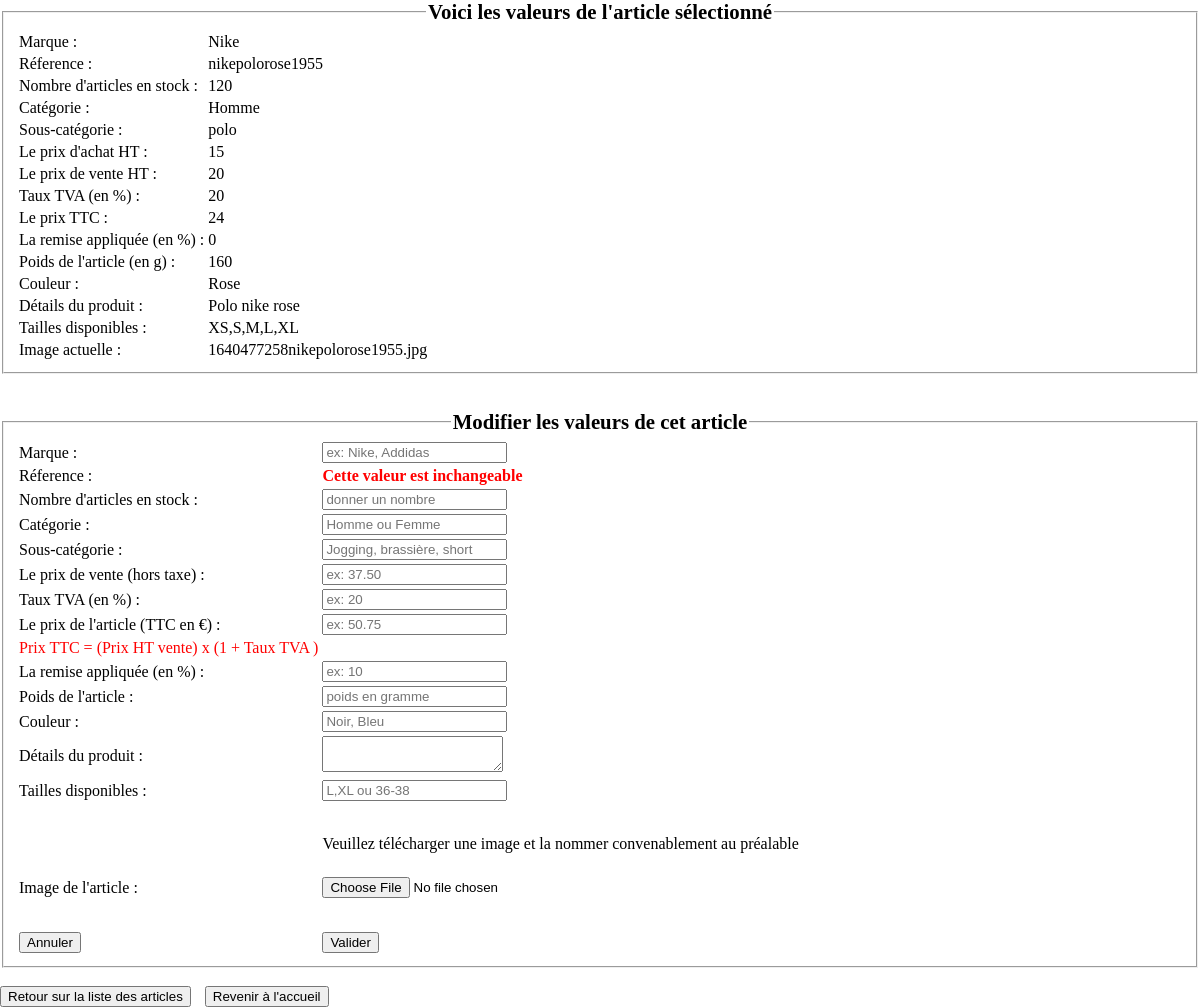
The app's page /espace_Admin/modifier_Article.php?reference=nikepolorose1955 with its own data.
### tables this page shows
CREATE TABLE `products` (
  `id` int(11) NOT NULL,
  `marque` varchar(255) NOT NULL,
  `image` text NOT NULL,
  `reference` text NOT NULL,
  `description` text NOT NULL,
  `couleur` text NOT NULL,
  `taille` text NOT NULL,
  `categorie` varchar(11) NOT NULL,
  `sous_categorie` varchar(255) NOT NULL,
  `nombre_stock` int(11) NOT NULL DEFAULT 1,
  `poids` int(11) NOT NULL DEFAULT 0,
  `prix_achat_HT` float NOT NULL,
  `prix_vente_HT` float NOT NULL DEFAULT 0,
  `priceTTC` float NOT NULL,
  `tauxTVA` float NOT NULL,
  `remise` int(11) NOT NULL DEFAULT 0
);

### espace_Admin/modifier_Article.php (the view, shortened to what this page needs)
<?php
require('../src/connect.php');
if(isset($_GET['reference']) AND !empty($_GET['reference'])){
    $getRef= $_GET['reference'];
    $recupArticle = $db->prepare('SELECT *from products where reference = ?');
    $recupArticle->execute(array($getRef));
    if($recupArticle->rowCount() > 0){
        $article_Infos = $recupArticle->fetch();
        $marque_Vêtement = $article_Infos['marque'];
        $nbr_Vêtement = $article_Infos['nombre_stock'];
        $categorie_Vêtement = $article_Infos['categorie'];
        $sousCat_Vêtement = $article_Infos['sous_categorie'];
        $prixAchat_Vêtement = $article_Infos['prix_achat_HT'];
        $prixVente_Vêtement = $article_Infos['prix_vente_HT'];
        $tauxTVA = $article_Infos['tauxTVA'];
        $prixTTC_Vêtement = $article_Infos['priceTTC'];
        $remise_Vêtement = $article_Infos['remise'];
        $poids_Vêtement = $article_Infos['poids'];
        $couleur_Vêtement = $article_Infos['couleur'];
        $taille_Vêtement = $article_Infos['taille'];
        $description_Vêtement = $article_Infos['description'];
        $image_Vêtement = $article_Infos['image'];
    }else{
        echo "Aucun article n'a été trouvé";
    }
}else{
    "La référence n'a pas été récupéré ";
}
?>
<!DOCTYPE html>
<html lang="en">
<head>
    <link rel="stylesheet" href="style/stylesheet.css" >
</head>
<body>
    <form method="POST" action="" enctype="multipart/form-data">
        <fieldset>
            <legend style="font-weight:bold; font-size:1.3em;">Voici les valeurs de l'article sélectionné</legend>
            <table style="text-align: initial;">
                    <tr>
                        <td> Marque :</a> </td>
                        <td> <?= $marque_Vêtement?> </td>
                    </tr>
                    <tr>
                        <td> Réference : </td>
                        <td> <?= $getRef?> </td>
                    </tr>
                    <tr>
                        <td> Nombre d'articles en stock : </td>
                        <td> <?= $nbr_Vêtement?> </td>
                    </tr>
                    <tr>
                        <td> Catégorie : </td>
                        <td> <?= $categorie_Vêtement?> </td>
                    </tr>
                    <tr>
                        <td> Sous-catégorie : </td>
                        <td> <?= $sousCat_Vêtement?> </td>
                    </tr>
                    <tr>
                        <td> Le prix d'achat HT : </td>
                        <td> <?= $prixAchat_Vêtement?> </td>
                    </tr>
                    <tr>
                        <td> Le prix de vente HT : </td>
                        <td> <?= $prixVente_Vêtement?> </td>
                    </tr>
                    <tr>
                        <td> Taux TVA (en %) : </td>
                        <td> <?= $tauxTVA?> </td>
                    </tr>
                    <tr>
                        <td> Le prix TTC : </td>
                        <td> <?= $prixTTC_Vêtement?> </td>
                    </tr>
                    <tr>
                        <td> La remise appliquée (en %) : </td>
                        <td> <?= $remise_Vêtement?> </td>
                    </tr>
                    <tr>
                        <td> Poids de l'article (en g) : </td>
                        <td> <?= $poids_Vêtement?> </td>
                    </tr>
                    <tr>
                        <td> Couleur : </td>
                        <td> <?= $couleur_Vêtement?> </td>
                    </tr>
                    <tr>
                        <td> Détails du produit : </td>
                        <td> <?= $description_Vêtement?> </td>
                    </tr>
                    <tr>
                        <td> Tailles disponibles : </td>
                        <td> <?= $taille_Vêtement?> </td>
                    </tr>
                    <tr>
                        <td> Image actuelle : </td>
                        <td> <?= $image_Vêtement?> </td>
                    </tr>
                </table>
        </fieldset>
    </form> <br><br>
    <form method="POST" action="" enctype="multipart/form-data">
        <fieldset> <legend style="font-weight:bold; font-size:1.3em;">Modifier les valeurs de cet article</legend>
            <table style="text-align: initial;">
                <tr>
                    <td> Marque : </td>
                    <td> <input type="text" name = "marque" placeholder="ex: Nike, Addidas" autofocus> </td>
                </tr>
                <tr>
                    <td> Réference : </td>
                    <td><b style="color:red;"> Cette valeur est inchangeable </b></td>
                </tr>
                <tr>
                    <td> Nombre d'articles en stock : </td>
                    <td> <input type="number" name = "stock" placeholder="donner un nombre"> </td>
                </tr>
                <tr>
                    <td> Catégorie : </td>
                    <td> <input type="text" name = "categorie" placeholder="Homme ou Femme"> </td>
                </tr>
                <tr>
                    <td> Sous-catégorie : </td>
                    <td> <input type="text" name = "sousCat" placeholder="Jogging, brassière, short"> </td>
                </tr>
                <tr>
                    <td> Le prix de vente (hors taxe) : </td>
                    <td> <input type="float" name = "prix_vente" placeholder="ex: 37.50"> </td>
                </tr>
                <tr>
                    <td> Taux TVA (en %) : </td>
                    <td> <input type="float" name = "TVA" placeholder="ex: 20"> </td>
                </tr>
                <tr>
                    <td> Le prix de l'article (TTC en €) : </td>
                    <td> <input type="float" name = "priceTTC" placeholder="ex: 50.75"> </td>
                </tr>
                <tr>
                    <td style="color:red;"> Prix TTC = (Prix HT vente) x (1 + Taux TVA )</td>
                </tr>
                <tr>
                    <td> La remise appliquée (en %) : </td>
                    <td> <input type="number" name= "remiseVêtement" placeholder="ex: 10"> </td>
                </tr>
                <tr>
                    <td> Poids de l'article : </td>
                    <td> <input type="float" name = "poids" placeholder="poids en gramme"> </td>
                </tr>
                <tr>
                    <td> Couleur : </td>
                    <td> <input type="text" name = "couleur"placeholder="Noir, Bleu"> </td>
                </tr>
                <tr>
                    <td> Détails du produit : </td>
                    <td> <textarea name = "description"></textarea> </td>
                </tr>
                <tr>
                    <td> Tailles disponibles : </td>
                    <td> <input type="text" name = "taille" placeholder="L,XL ou 36-38"> </td>
                </tr>
                <tr>
                    <td style='padding-top:15px;'> </td>
                    <td style='padding-top:15px;padding-bottom:5px;'><p> Veuillez télécharger une image et la nommer convenablement au préalable </p></td>
                </tr>
                <tr>
                    <td> Image de l'article : </td>
                    <td> <input type="file" name="img" /> </td>
                    <td>  </td>
                </tr>
                <tr>
                    <td> <input style="margin-top:30px;" name='res' type='reset' value='Annuler'/></td>
                    <td><input style="margin-top:30px;" name='ok' type='submit' value='Valider'onclick = "successModif()"/></td>
                </tr>
            </table>
        </fieldset>
    </form>
    <br>
    <button onclick="window.location.href='articles.php';">Retour sur la liste des articles</button>
    <button style="margin-left:10px;" onclick="window.location.href='../espace_commun/accueilCommun.php?accueil=1';">Revenir à l'accueil</button>
</body>
</html>

### espace_Admin/style/stylesheet.css (style rules this page uses)
html { background: white; }
body { width: 100%; padding: 0; background: white; background-size: 100% auto; background-repeat: repeat; margin: 0; }
legend { text-align: center; margin-top: 2%; }

### records on screen
products: marque "Nike", nombre_stock "120", categorie "Homme", sous_categorie "polo", prix_achat_HT "15", prix_vente_HT "20", tauxTVA "20", priceTTC "24", remise "0", poids "160", couleur "Rose", description "Polo nike rose", taille "XS,S,M,L,XL", image "1640477258nikepolorose1955.jpg"

### other values on screen
$getRef "nikepolorose1955"
